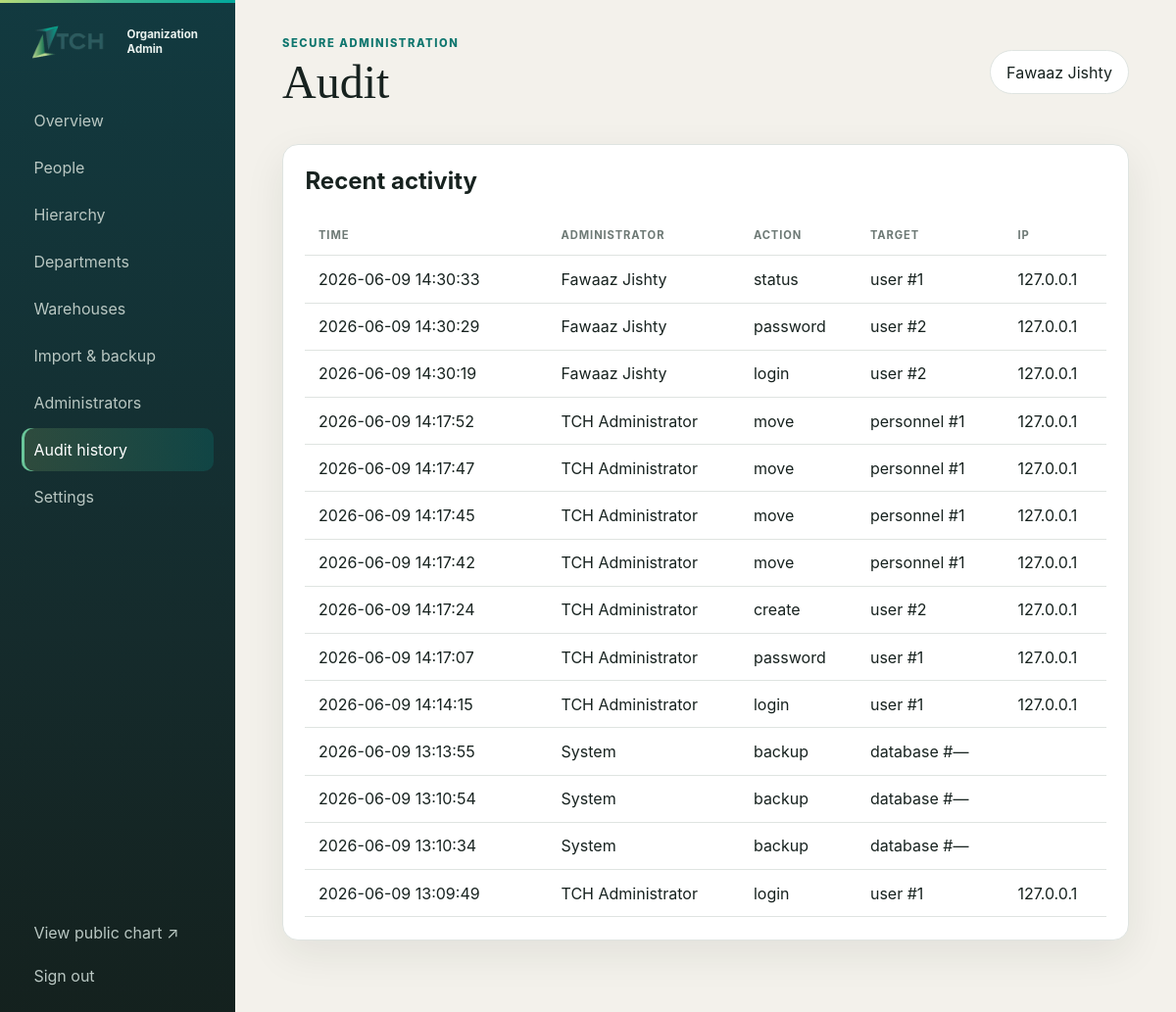
/admin/?page=audit (signed in), run on an earlier commit of the app's database.
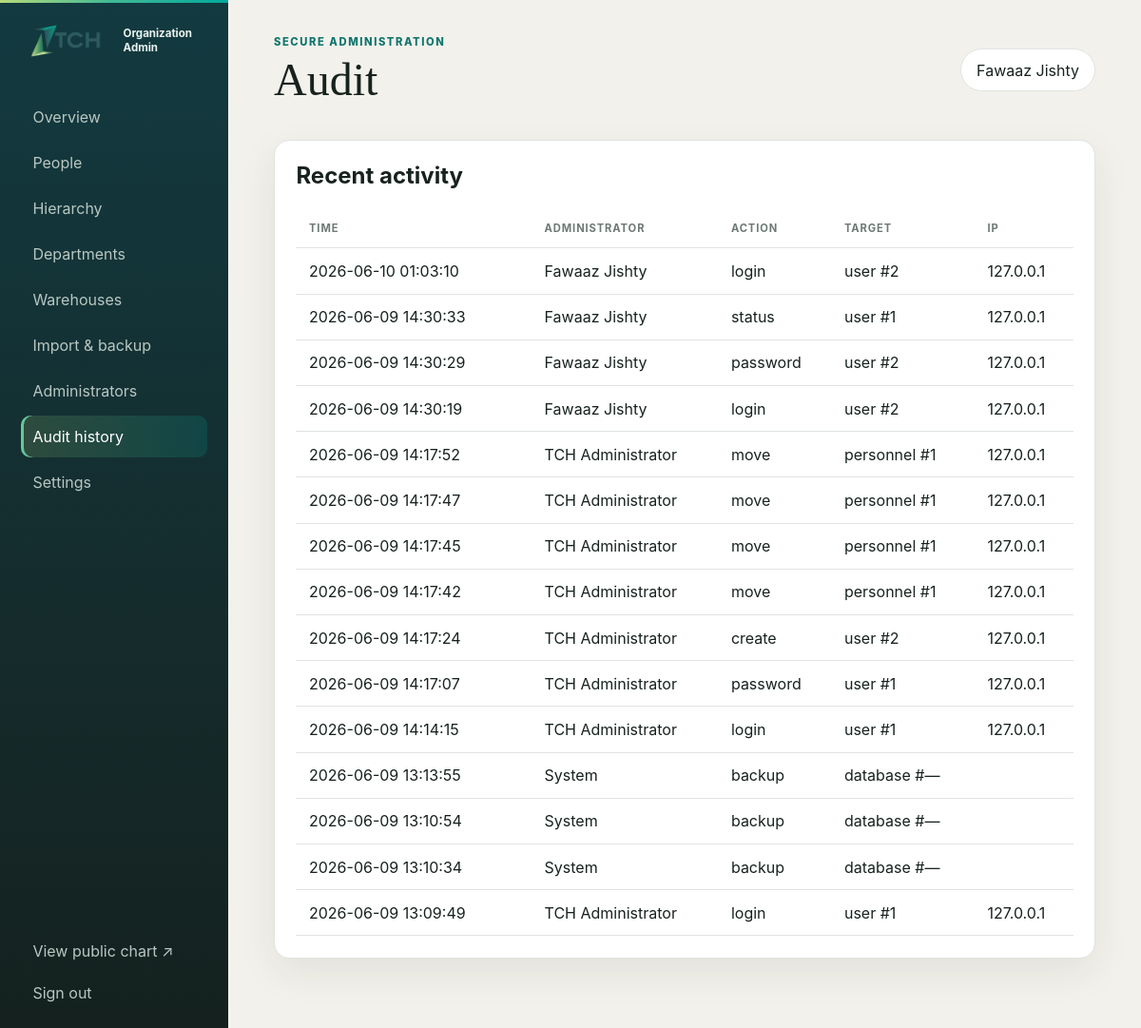
And on a later commit of the database.
### tables this page shows
CREATE TABLE users (
    id INTEGER PRIMARY KEY AUTOINCREMENT,
    name TEXT NOT NULL,
    email TEXT NOT NULL UNIQUE,
    password_hash TEXT NOT NULL,
    status TEXT NOT NULL DEFAULT 'active' CHECK(status IN ('active','disabled')),
    force_password_change INTEGER NOT NULL DEFAULT 1,
    last_login_at TEXT,
    created_at TEXT NOT NULL DEFAULT CURRENT_TIMESTAMP,
    updated_at TEXT NOT NULL DEFAULT CURRENT_TIMESTAMP
);

CREATE TABLE audit_logs (
    id INTEGER PRIMARY KEY AUTOINCREMENT,
    user_id INTEGER REFERENCES users(id) ON DELETE SET NULL,
    action TEXT NOT NULL,
    target_type TEXT NOT NULL,
    target_id INTEGER,
    before_json TEXT,
    after_json TEXT,
    ip_address TEXT NOT NULL DEFAULT '',
    created_at TEXT NOT NULL DEFAULT CURRENT_TIMESTAMP
);

### app/security.php (called while the page is built, shortened)
<?php
function e(mixed $value): string
{
    return htmlspecialchars((string) $value, ENT_QUOTES | ENT_SUBSTITUTE, 'UTF-8');
}
function current_user(): ?array
{
    $stmt = db()->prepare("SELECT id, name, email, status, force_password_change, last_login_at FROM users WHERE id = ? AND status = 'active'");
    $stmt->execute([(int) $_SESSION['user_id']]);
    return $stmt->fetch() ?: null;
}

### app/database.php (called while the page is built, shortened)
<?php
function db(): PDO
{
    static $pdo;
    if ($pdo instanceof PDO) {
        return $pdo;
    }
    $pdo = new PDO('sqlite:' . DB_PATH, null, null, [
        PDO::ATTR_ERRMODE => PDO::ERRMODE_EXCEPTION,
        PDO::ATTR_DEFAULT_FETCH_MODE => PDO::FETCH_ASSOC,
        PDO::ATTR_EMULATE_PREPARES => false,
    ]);
    $pdo->exec('PRAGMA foreign_keys = ON');
    $pdo->exec('PRAGMA journal_mode = WAL');
    $pdo->exec('PRAGMA busy_timeout = 5000');
    return $pdo;
}

### admin/index.php (the view, shortened to what this page needs)
<?php
$user = current_user();
?>
<?php exit; endif;
$page = $_GET['page'] ?? 'dashboard';
$people=personnel(true);$departments=departments();$warehouses=warehouses();$config=settings();$hierarchyIssues=hierarchy_issues();$peopleById=[];
$active=count(array_filter($people,fn($p)=>$p['status']==='active'));$archived=count($people)-$active;
?>
<!doctype html><html lang="en"><head><link rel="stylesheet" href="/assets/css/admin.css"><link rel="stylesheet" href="/assets/css/admin-extra.css"><link rel="stylesheet" href="/assets/css/admin-brand.css"><link rel="stylesheet" href="/assets/css/admin-polish.css"></head><body>
<aside class="sidebar"><a class="admin-brand" href="/admin/"><img src="/assets/tch-logo.png" alt="TCH"><strong>Organization Admin</strong></a><nav>
<?php foreach(['dashboard'=>'Overview','people'=>'People','hierarchy'=>'Hierarchy','departments'=>'Departments','warehouses'=>'Warehouses','import'=>'Import & backup','users'=>'Administrators','audit'=>'Audit history','settings'=>'Settings'] as $key=>$label): ?><a class="<?= $page===$key?'active':'' ?>" href="?page=<?= $key ?>"><?= e($label) ?></a><?php endforeach; ?></nav>
<a href="/" class="view-site">View public chart ↗</a><form method="post"><button class="link-button">Sign out</button></form></aside>
<main class="admin-main"><header class="admin-header"><div><span class="eyebrow">Secure administration</span><h1><?= e(ucfirst($page)) ?></h1></div><div class="user-pill"><?= e($user['name']) ?></div></header>
<?php if($page==='dashboard'):?><section class="metrics"><article><span>Active people</span><strong><?= $active ?></strong></article><article><span>Departments</span><strong><?= count($departments) ?></strong></article><article><span>Warehouses</span><strong><?= count(array_filter($warehouses,fn($w)=>$w['status']==='active')) ?></strong></article><article><span>Archived</span><strong><?= $archived ?></strong></article></section><section class="panel"><h2>Hierarchy health</h2><p>The canonical organization structure is stored in SQLite with validated reporting lines, warehouse assignments, transaction-safe writes, and audit history.</p><a class="primary inline" href="?page=people">Manage people</a></section>
<?php elseif($page==='audit'):?><section class="panel"><h2>Recent activity</h2><div class="table-wrap"><table><thead><tr><th>Time</th><th>Administrator</th><th>Action</th><th>Target</th><th>IP</th></tr></thead><tbody><?php foreach(db()->query('SELECT a.*,u.name user_name FROM audit_logs a LEFT JOIN users u ON u.id=a.user_id ORDER BY a.id DESC LIMIT 200') as $a):?><tr><td><?= e($a['created_at']) ?></td><td><?= e($a['user_name']?:'System') ?></td><td><?= e($a['action']) ?></td><td><?= e($a['target_type'].' #'.($a['target_id']??'—')) ?></td><td><?= e($a['ip_address']) ?></td></tr><?php endforeach;?></tbody></table></div></section>
<?php endif;?>
</main><script src="/assets/js/admin.js"></script></body></html>

### assets/css/admin.css (style rules this page uses)
:root { --ink:#17221f;--muted:#6d7975;--paper:#f3f1eb;--surface:#fff;--line:#dfe4e1;--emerald:#0f766e;--danger:#a63d40;--radius:16px;--shadow:0 14px 40px rgba(23,34,31,.08) }
* { box-sizing:border-box }
body { margin:0;background:var(--paper);color:var(--ink);font-family:Inter,system-ui,sans-serif }
button,input,select,textarea { font:inherit }
a { color:var(--emerald) }
.sidebar { position:fixed;inset:0 auto 0 0;width:240px;background:#15211e;color:#eaf2ef;padding:1.4rem;display:flex;flex-direction:column }
.admin-brand { display:flex;align-items:center;gap:.7rem;color:inherit;text-decoration:none }
.sidebar nav { display:grid;gap:.25rem;margin:2.4rem 0 }
.sidebar nav a,.view-site,.link-button { border:0;background:none;color:#b9c7c2;text-decoration:none;text-align:left;padding:.75rem;border-radius:10px;cursor:pointer }
.sidebar nav a:hover,.sidebar nav a.active { background:#25342f;color:#fff }
.view-site { margin-top:auto }
.admin-main { margin-left:240px;padding:2rem clamp(1rem,4vw,4rem) 4rem }
.admin-header { display:flex;justify-content:space-between;align-items:center;margin-bottom:2rem }
.eyebrow { color:var(--emerald);font-weight:800;font-size:.7rem;text-transform:uppercase;letter-spacing:.14em }
.admin-header h1,.login-card h1 { font-family:Georgia,serif;font-size:clamp(2.3rem,4vw,4rem);margin:.25rem 0;font-weight:500 }
.user-pill { background:#fff;padding:.7rem 1rem;border:1px solid var(--line);border-radius:999px }
.metrics article,.panel { background:var(--surface);border:1px solid var(--line);border-radius:var(--radius);box-shadow:var(--shadow);padding:1.4rem }
.panel { margin-bottom:1rem }
.panel h2 { margin-top:0 }
.table-wrap { overflow:auto }
table { width:100%;border-collapse:collapse }
th,td { text-align:left;padding:.85rem;border-bottom:1px solid var(--line);white-space:nowrap }
th { font-size:.7rem;color:var(--muted);text-transform:uppercase;letter-spacing:.08em }
form { display:grid;gap:.85rem }

### assets/css/admin-brand.css (style rules this page uses)
:root { --brand-teal:#00a99d;--brand-deep:#174d55;--brand-lime:#b8dc78;--brand-gradient:linear-gradient(135deg,#b8dc78 0%,#43b995 48%,#00a99d 100%) }
.sidebar { background:linear-gradient(180deg,#123a40 0%,#152b2c 62%,#14211e 100%) }
.sidebar:before { content:"";position:absolute;inset:0 0 auto 0;height:3px;background:var(--brand-gradient) }
.admin-brand img { width:96px;height:auto;display:block }
.admin-brand strong { font-size:.72rem;line-height:1.25;max-width:80px }
.sidebar nav a:hover,.sidebar nav a.active { background:linear-gradient(90deg,rgba(184,220,120,.16),rgba(0,169,157,.18));box-shadow:inset 3px 0 #69c69a }

### assets/css/admin-polish.css (style rules this page uses)
.admin-header { gap:1rem }
.admin-header h1 { overflow-wrap:anywhere }
.panel,.metrics article { min-width:0 }
.table-wrap td:first-child { min-width:210px }

What changed in the data, as far as the page shows it:
added audit_logs: created_at "2026-06-10 01:03:10", user_name "Fawaaz Jishty", action "login", target_type+target "user #2", ip_address "127.0.0.1"
